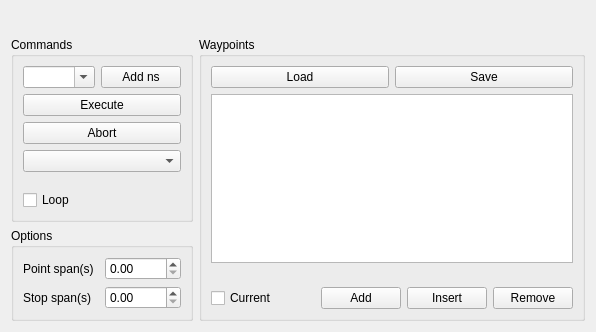
<?xml version="1.0" encoding="UTF-8"?>
<ui version="4.0">
 <class>NaviWaypoints</class>
 <widget class="QWidget" name="NaviWaypoints">
  <property name="geometry">
   <rect>
    <x>0</x>
    <y>0</y>
    <width>596</width>
    <height>332</height>
   </rect>
  </property>
  <property name="windowTitle">
   <string>Form</string>
  </property>
  <layout class="QVBoxLayout" name="verticalLayout">
   <item>
    <layout class="QVBoxLayout" name="verticalLayout_3">
     <item>
      <layout class="QHBoxLayout" name="horizontalLayout_2">
       <item>
        <widget class="QLabel" name="label_state">
         <property name="text">
          <string/>
         </property>
        </widget>
       </item>
       <item>
        <spacer name="horizontalSpacer_3">
         <property name="orientation">
          <enum>Qt::Horizontal</enum>
         </property>
         <property name="sizeHint" stdset="0">
          <size>
           <width>40</width>
           <height>20</height>
          </size>
         </property>
        </spacer>
       </item>
       <item>
        <widget class="QLabel" name="label_logo">
         <property name="text">
          <string/>
         </property>
        </widget>
       </item>
      </layout>
     </item>
     <item>
      <layout class="QHBoxLayout" name="horizontalLayout_8">
       <item>
        <layout class="QVBoxLayout" name="verticalLayout_7">
         <item>
          <widget class="QGroupBox" name="groupBox_4">
           <property name="title">
            <string>Commands</string>
           </property>
           <layout class="QVBoxLayout" name="verticalLayout_8">
            <item>
             <layout class="QHBoxLayout" name="horizontalLayout">
              <item>
               <widget class="QComboBox" name="comboBox_ns">
                <property name="editable">
                 <bool>true</bool>
                </property>
               </widget>
              </item>
              <item>
               <widget class="QPushButton" name="pushButton_add_ns">
                <property name="text">
                 <string>Add ns</string>
                </property>
               </widget>
              </item>
             </layout>
            </item>
            <item>
             <widget class="QPushButton" name="pushButton_execute">
              <property name="text">
               <string>Execute</string>
              </property>
             </widget>
            </item>
            <item>
             <widget class="QPushButton" name="pushButton_abort">
              <property name="text">
               <string>Abort</string>
              </property>
             </widget>
            </item>
            <item>
             <widget class="QComboBox" name="comboBox_abort_to"/>
            </item>
            <item>
             <spacer name="verticalSpacer_3">
              <property name="orientation">
               <enum>Qt::Vertical</enum>
              </property>
              <property name="sizeHint" stdset="0">
               <size>
                <width>20</width>
                <height>40</height>
               </size>
              </property>
             </spacer>
            </item>
            <item>
             <widget class="QCheckBox" name="checkBox_loop">
              <property name="text">
               <string>Loop</string>
              </property>
             </widget>
            </item>
           </layout>
          </widget>
         </item>
         <item>
          <widget class="QGroupBox" name="groupBox_5">
           <property name="title">
            <string>Options</string>
           </property>
           <layout class="QVBoxLayout" name="verticalLayout_9">
            <item>
             <layout class="QHBoxLayout" name="horizontalLayout_9">
              <item>
               <widget class="QLabel" name="label_5">
                <property name="text">
                 <string>Point span(s)</string>
                </property>
               </widget>
              </item>
              <item>
               <widget class="QDoubleSpinBox" name="doubleSpinBox_point_span"/>
              </item>
             </layout>
            </item>
            <item>
             <layout class="QHBoxLayout" name="horizontalLayout_10">
              <item>
               <widget class="QLabel" name="label_6">
                <property name="text">
                 <string>Stop span(s)</string>
                </property>
               </widget>
              </item>
              <item>
               <widget class="QDoubleSpinBox" name="doubleSpinBox_stop_span"/>
              </item>
             </layout>
            </item>
           </layout>
          </widget>
         </item>
        </layout>
       </item>
       <item>
        <widget class="QGroupBox" name="groupBox_waypoints">
         <property name="title">
          <string>Waypoints</string>
         </property>
         <layout class="QVBoxLayout" name="verticalLayout_10">
          <item>
           <layout class="QHBoxLayout" name="horizontalLayout_11">
            <item>
             <widget class="QPushButton" name="pushButton_load">
              <property name="text">
               <string>Load</string>
              </property>
             </widget>
            </item>
            <item>
             <widget class="QPushButton" name="pushButton_save">
              <property name="text">
               <string>Save</string>
              </property>
             </widget>
            </item>
           </layout>
          </item>
          <item>
           <widget class="QTableWidget" name="tableWidget_waypoints"/>
          </item>
          <item>
           <spacer name="verticalSpacer_4">
            <property name="orientation">
             <enum>Qt::Vertical</enum>
            </property>
            <property name="sizeHint" stdset="0">
             <size>
              <width>20</width>
              <height>40</height>
             </size>
            </property>
           </spacer>
          </item>
          <item>
           <layout class="QHBoxLayout" name="horizontalLayout_12">
            <item>
             <widget class="QCheckBox" name="checkBox_current">
              <property name="text">
               <string>Current</string>
              </property>
             </widget>
            </item>
            <item>
             <spacer name="horizontalSpacer_4">
              <property name="orientation">
               <enum>Qt::Horizontal</enum>
              </property>
              <property name="sizeHint" stdset="0">
               <size>
                <width>40</width>
                <height>20</height>
               </size>
              </property>
             </spacer>
            </item>
            <item>
             <widget class="QPushButton" name="pushButton_add">
              <property name="text">
               <string>Add</string>
              </property>
             </widget>
            </item>
            <item>
             <widget class="QPushButton" name="pushButton_insert">
              <property name="text">
               <string>Insert</string>
              </property>
             </widget>
            </item>
            <item>
             <widget class="QPushButton" name="pushButton_remove">
              <property name="text">
               <string>Remove</string>
              </property>
             </widget>
            </item>
           </layout>
          </item>
         </layout>
        </widget>
       </item>
      </layout>
     </item>
    </layout>
   </item>
  </layout>
 </widget>
 <resources/>
 <connections/>
</ui>
